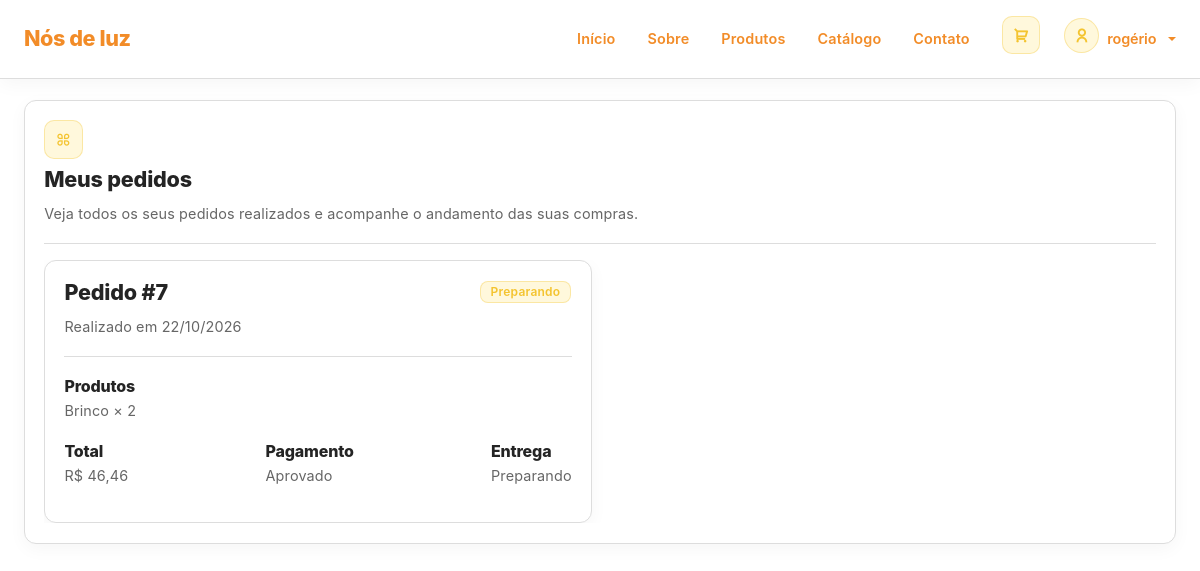
/account/orders.php (signed in), run on an earlier commit of the app's database.
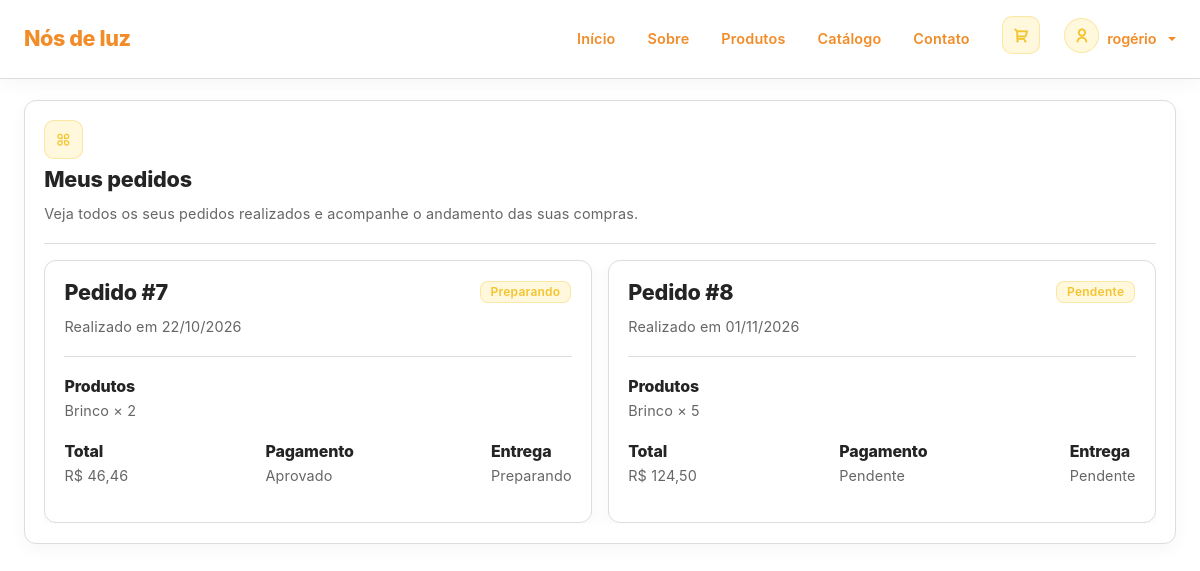
And on a later commit of the database.
### tables this page shows
CREATE TABLE `orders` (
  `id` int(11) NOT NULL,
  `user_id` int(11) NOT NULL,
  `total` decimal(10,2) NOT NULL,
  `payment_status` enum('Pendente','Aprovado','Recusado') NOT NULL DEFAULT 'Pendente',
  `order_status` enum('Pendente','Preparando','Enviado','Entregue','Cancelado') NOT NULL DEFAULT 'Pendente',
  `date_register` datetime NOT NULL DEFAULT current_timestamp()
);

CREATE TABLE `orders_items` (
  `id` int(11) NOT NULL,
  `order_id` int(11) NOT NULL,
  `product_id` int(11) NOT NULL,
  `quantity` int(11) NOT NULL,
  `price` decimal(10,2) NOT NULL
);

CREATE TABLE `products` (
  `id` int(11) NOT NULL,
  `name` varchar(250) NOT NULL,
  `quantity` int(11) NOT NULL DEFAULT 0,
  `price` decimal(10,2) NOT NULL,
  `description` text NOT NULL,
  `image` varchar(256) NOT NULL,
  `category` varchar(50) NOT NULL,
  `estado` enum('ativo','desativado') NOT NULL DEFAULT 'ativo'
);

### account/orders.php (the view, shortened to what the changed rows need)
<?php
require_once BASE_PATH . '/app/middleware/auth.php';
require_once BASE_PATH . '/components/layout/head.php';
$sql = "SELECT * FROM orders WHERE user_id = ?";
$stmt = mysqli_prepare($conn, $sql);
mysqli_stmt_bind_param($stmt, "i", $_SESSION['id']);
mysqli_stmt_execute($stmt);
$result = mysqli_stmt_get_result($stmt);
?>
<div class="custom-main-container section-spacer">
    <div class="row g-3">
        <div class="col-12">
            <div class="card no-hover">
                <div class="card-body">
                    <div class="projects-list overflow-x-hidden">
                        <div class="row g-3">
                            <?php if (mysqli_num_rows($result) > 0): ?>
                                <?php while ($order = mysqli_fetch_assoc($result)): ?>
                                    <?php
                                    $sql_items = "
                                        SELECT oi.product_id, oi.quantity, oi.price, p.name
                                        FROM orders_items oi
                                        INNER JOIN products p ON p.id = oi.product_id
                                        WHERE oi.order_id = ?
                                    ";
                                    $stmt_items = mysqli_prepare($conn, $sql_items);
                                    mysqli_stmt_bind_param($stmt_items, "i", $order['id']);
                                    mysqli_stmt_execute($stmt_items);
                                    $items = mysqli_stmt_get_result($stmt_items);
                                    ?>
                                    <div class="col-12 col-md-6">
                                        <div class="card no-hover h-100">
                                            <div class="card-body d-flex flex-column">
                                                <div>
                                                    <h3 class="card-title">
                                                        Pedido #<?= (int) $order['id'] ?>
                                                    </h3>
                                                    <p>
                                                        Realizado em
                                                        <?= date(
                                                            'd/m/Y',
                                                            strtotime($order['date_register'])
                                                        ) ?>
                                                    </p>
                                                    <hr>
                                                </div>
                                                <div>
                                                    <span class="span-highlight">Produtos</span>
                                                    <?php if (mysqli_num_rows($items) > 0): ?>
                                                        <?php while ($item = mysqli_fetch_assoc($items)): ?>
                                                            <p>
                                                                <?= htmlspecialchars($item['name']) ?>
                                                                × <?= (int) $item['quantity'] ?>
                                                            </p>
                                                        <?php endwhile; ?>
                                                    <?php else: ?>
                                                        <p>Nenhum produto encontrado.</p>
                                                    <?php endif; ?>
                                                </div>
                                                    <div class="d-flex flex-wrap gap-3 justify-content-between mt-auto">
                                                        <div>
                                                            <span class="span-highlight">Total</span>
                                                            <p>
                                                                R$ <?= number_format(
                                                                    (float) $order['total'],
                                                                    2,
                                                                    ',',
                                                                    '.'
                                                                ) ?>
                                                            </p>
                                                        </div>
                                                        <div>
                                                            <span class="span-highlight">Pagamento</span>
                                                            <p>
                                                                <?= htmlspecialchars($order['payment_status']) ?>
                                                            </p>
                                                        </div>
                                                        <div>
                                                            <span class="span-highlight">Entrega</span>
                                                            <p>
                                                                <?= htmlspecialchars($order['order_status']) ?>
                                                            </p>
                                                        </div>
                                                    </div>
                                                    <?php
                                                    $status = $order['order_status'];
                                                    $badgeClass = match ($status) {
                                                        'Entregue'   => 'green',
                                                        'Preparando' => 'yellow',
                                                        'Pendente'   => 'yellow',
                                                        'Cancelado'  => 'red',
                                                        default      => 'secondary'
                                                    };
                                                    ?>
                                                    <span class="badge secondary top <?= $badgeClass ?>">
                                                        <?= htmlspecialchars($status) ?>
                                                    </span>
                                                </div>
                                            </div>
                                        </div>
                                    <?php endwhile; ?>
                                <?php else: ?>
                                    <div class="col-12">
                                        <p>Você ainda não realizou nenhum pedido.</p>
                                    </div>
                                <?php endif; ?>
                        </div>
                    </div>
                </div>
            </div>
        </div>
    </div>
</div>

What changed in the data, as far as the page shows it:
added orders: id "8", date_register "01/11/2026", total "124,50", payment_status "Pendente", order_status "Pendente"
added orders_items: product.name "Brinco", quantity "5", shown under "8"
